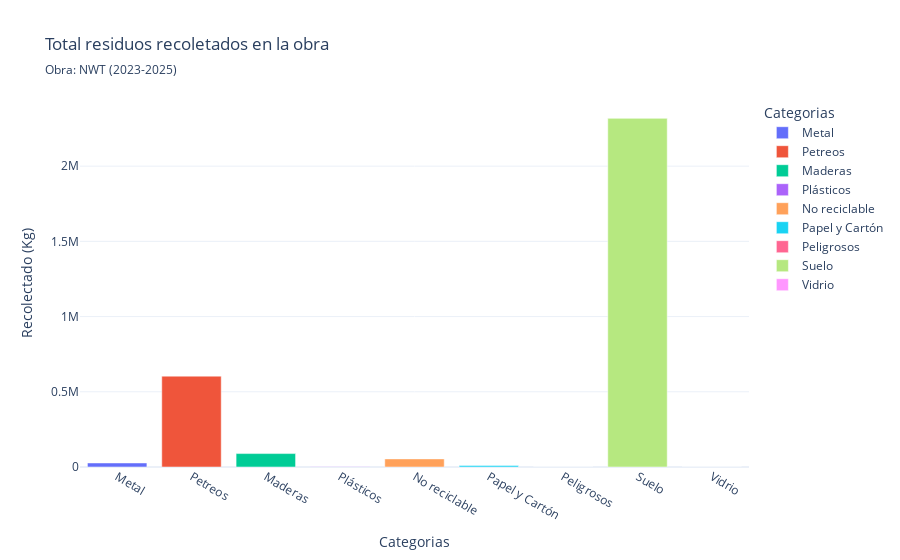

Notebook source saved alongside this figure:
### Code cell
import plotly.express as px
bd = pd.DataFrame({'Categorias':categorias, 'Cantidad': totales_pgr})

fig1 = px.bar(
    bd,
    x='Categorias',
    y='Cantidad',
    color = 'Categorias',
    title = 'Total residuos recoletados en la obra',
    subtitle=f'Obra: {obra}({min_año}-{max_año})',
    labels = {'Cantidad': 'Recolectado (Kg)'},
    template='plotly_white'
)

fig1.show()

### Figure 1 — Plotly figure (JSON) as saved in the notebook; plotly's stock layout.template omitted (floating-point values rounded to 4 significant figures)
{"data": [{"hovertemplate": "Categorias=%{x}<br>Recolectado (Kg)=%{y}<extra></extra>", "legendgroup": "Metal", "marker": {"color": "#636efa", "pattern": {"shape": ""}}, "name": "Metal", "orientation": "v", "showlegend": true, "textposition": "auto", "type": "bar", "x": ["Metal"], "xaxis": "x", "y": [26870.0], "yaxis": "y"}, {"hovertemplate": "Categorias=%{x}<br>Recolectado (Kg)=%{y}<extra></extra>", "legendgroup": "Petreos", "marker": {"color": "#EF553B", "pattern": {"shape": ""}}, "name": "Petreos", "orientation": "v", "showlegend": true, "textposition": "auto", "type": "bar", "x": ["Petreos"], "xaxis": "x", "y": [604000.0], "yaxis": "y"}, {"hovertemplate": "Categorias=%{x}<br>Recolectado (Kg)=%{y}<extra></extra>", "legendgroup": "Maderas", "marker": {"color": "#00cc96", "pattern": {"shape": ""}}, "name": "Maderas", "orientation": "v", "showlegend": true, "textposition": "auto", "type": "bar", "x": ["Maderas"], "xaxis": "x", "y": [89200.0], "yaxis": "y"}, {"hovertemplate": "Categorias=%{x}<br>Recolectado (Kg)=%{y}<extra></extra>", "legendgroup": "Plásticos", "marker": {"color": "#ab63fa", "pattern": {"shape": ""}}, "name": "Plásticos", "orientation": "v", "showlegend": true, "textposition": "auto", "type": "bar", "x": ["Plásticos"], "xaxis": "x", "y": [1233.0], "yaxis": "y"}, {"hovertemplate": "Categorias=%{x}<br>Recolectado (Kg)=%{y}<extra></extra>", "legendgroup": "No reciclable", "marker": {"color": "#FFA15A", "pattern": {"shape": ""}}, "name": "No reciclable", "orientation": "v", "showlegend": true, "textposition": "auto", "type": "bar", "x": ["No reciclable"], "xaxis": "x", "y": [53920.0], "yaxis": "y"}, {"hovertemplate": "Categorias=%{x}<br>Recolectado (Kg)=%{y}<extra></extra>", "legendgroup": "Papel y Cartón", "marker": {"color": "#19d3f3", "pattern": {"shape": ""}}, "name": "Papel y Cartón", "orientation": "v", "showlegend": true, "textposition": "auto", "type": "bar", "x": ["Papel y Cartón"], "xaxis": "x", "y": [10650.0], "yaxis": "y"}, {"hovertemplate": "Categorias=%{x}<br>Recolectado (Kg)=%{y}<extra></extra>", "legendgroup": "Peligrosos", "marker": {"color": "#FF6692", "pattern": {"shape": ""}}, "name": "Peligrosos", "orientation": "v", "showlegend": true, "textposition": "auto", "type": "bar", "x": ["Peligrosos"], "xaxis": "x", "y": [216.5], "yaxis": "y"}, {"hovertemplate": "Categorias=%{x}<br>Recolectado (Kg)=%{y}<extra></extra>", "legendgroup": "Suelo", "marker": {"color": "#B6E880", "pattern": {"shape": ""}}, "name": "Suelo", "orientation": "v", "showlegend": true, "textposition": "auto", "type": "bar", "x": ["Suelo"], "xaxis": "x", "y": [2318000.0], "yaxis": "y"}, {"hovertemplate": "Categorias=%{x}<br>Recolectado (Kg)=%{y}<extra></extra>", "legendgroup": "Vidrio", "marker": {"color": "#FF97FF", "pattern": {"shape": ""}}, "name": "Vidrio", "orientation": "v", "showlegend": true, "textposition": "auto", "type": "bar", "x": ["Vidrio"], "xaxis": "x", "y": [0.0], "yaxis": "y"}], "layout": {"barmode": "relative", "legend": {"title": {"text": "Categorias"}, "tracegroupgap": 0}, "title": {"subtitle": {"text": "Obra: NWT (2023-2025)"}, "text": "Total residuos recoletados en la obra"}, "xaxis": {"anchor": "y", "categoryarray": ["Metal", "Petreos", "Maderas", "Plásticos", "No reciclable", "Papel y Cartón", "Peligrosos", "Suelo", "Vidrio"], "categoryorder": "array", "domain": [0, 1], "title": {"text": "Categorias"}}, "yaxis": {"anchor": "x", "domain": [0, 1], "title": {"text": "Recolectado (Kg)"}}}}
